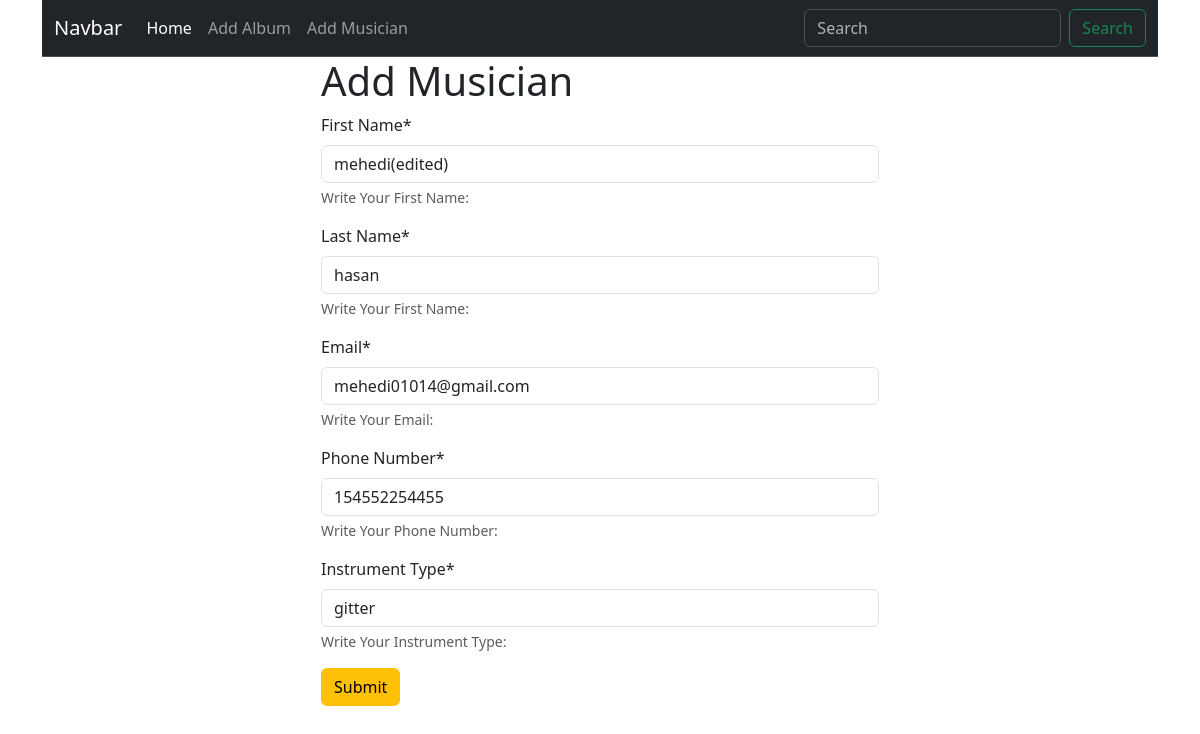
The page /musician/edit/1 on the database its author committed.
### musician/models.py (models this page shows, shortened)
class Musician(models.Model):
    First_Name = models.CharField(max_length=20)
    Last_Name = models.CharField(max_length=20)
    Email = models.EmailField()
    Phone_Number = models.CharField(max_length=12)
    Instrument_Type = models.CharField(max_length=20)

### musician/views.py (the view)
# urls.py: path('edit/<int:id>', views.edit_album, name='edit_album'),
def edit_album(request, id):
    row = models.Musician.objects.get(pk=id)
    row_line = MusicianForm(instance=row)
    if request.method == 'POST':
        row_line = MusicianForm(request.POST, instance=row)
        if row_line.is_valid():
            row_line.save()
            return redirect('home')
    return render(request, 'add_musician.html', {'form': row_line})

### musician/forms.py
class MusicianForm(forms.ModelForm):
    class Meta:
        model = Musician
        fields = '__all__'
        widgets = {
            'First_Name': forms.TextInput(attrs={'class': 'btn-primary'})
        }
        help_texts = {
            'First_Name': 'Write Your First Name: ',
            'Last_Name': 'Write Your First Name: ',
            'Email': 'Write Your Email: ',
            'Phone_Number': 'Write Your Phone Number: ',
            'Instrument_Type': 'Write Your Instrument Type: ',
        }

### musician/templates/add_musician.html
{% extends "base.html" %} {% load crispy_forms_tags%} {% block content %}
<form action="" class="w-50 m-auto" method="post">
  <h1>Add Musician</h1>
  {% csrf_token %} {{form|crispy}}
  <button class="btn btn-warning">Submit</button>
</form>
{% endblock %}

### rows shown on the page
Musician: First_Name "mehedi(edited)", Last_Name "hasan", Email "mehedi01014@gmail.com", Phone_Number "154552254455", Instrument_Type "gitter"
